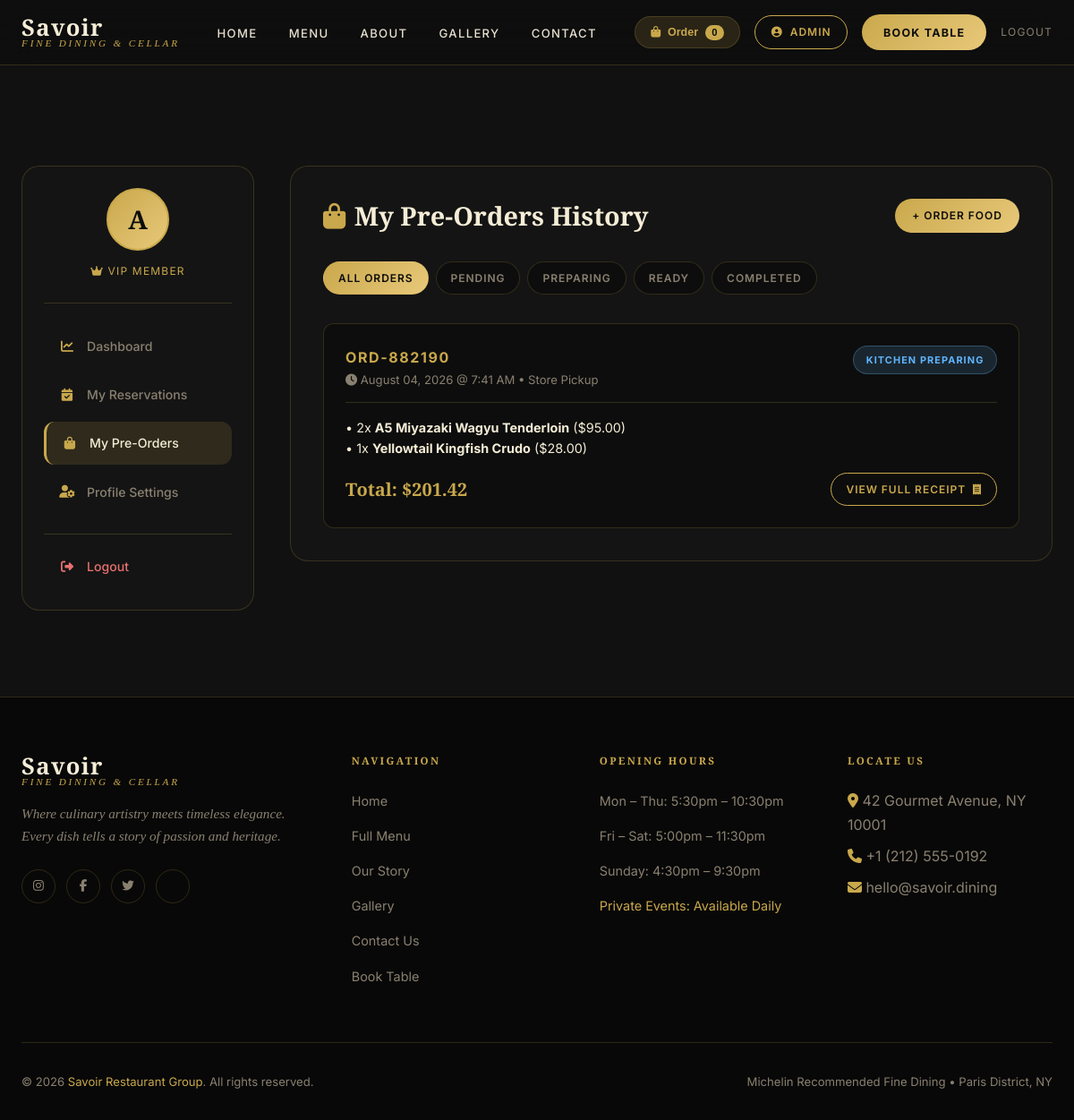
Page /my-orders/ (signed in) on the earlier database version.
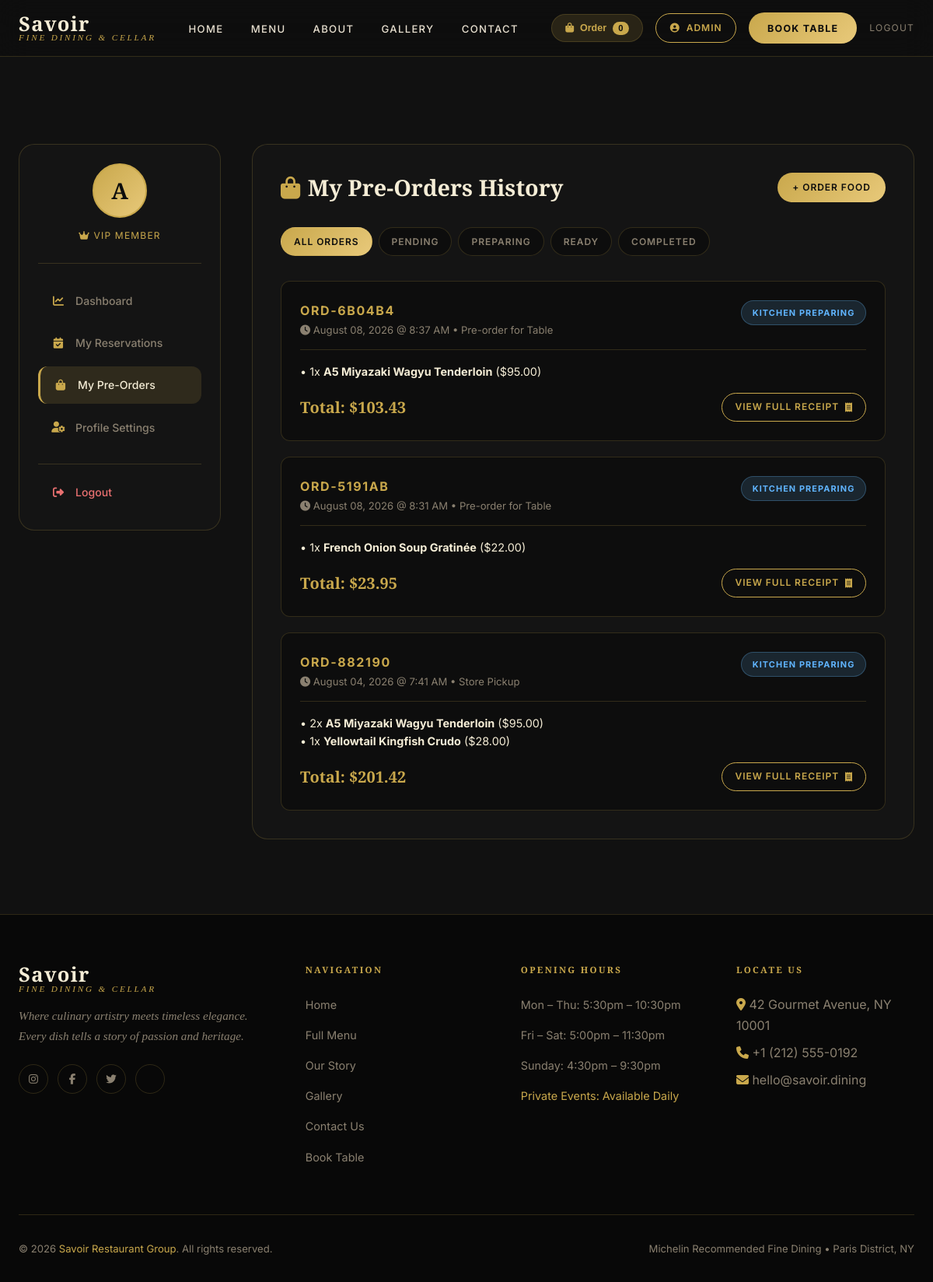
Same page on the later database version.
### User_Dashboard/models.py (models this page shows, shortened)
class Order(models.Model):
    TYPE_CHOICES = [
        ('pickup',   'Store Pickup'),
        ('delivery', 'Home Delivery'),
        ('dine_in',  'Pre-order for Table'),
    ]
    STATUS_CHOICES = [
        ('pending',   'Pending Confirmation'),
        ('preparing', 'Kitchen Preparing'),
        ('ready',     'Ready / Out for Delivery'),
        ('completed', 'Completed'),
        ('cancelled', 'Cancelled'),
    ]
    user             = models.ForeignKey(User, on_delete=models.SET_NULL, null=True, blank=True, related_name='orders')
    order_ref        = models.CharField(max_length=20, unique=True, default=generate_order_ref)
    customer_name    = models.CharField(max_length=200)
    customer_email   = models.EmailField()
    customer_phone   = models.CharField(max_length=20)
    order_type       = models.CharField(max_length=20, choices=TYPE_CHOICES, default='pickup')
    delivery_address = models.TextField(blank=True)
    status           = models.CharField(max_length=20, choices=STATUS_CHOICES, default='pending')
    subtotal         = models.DecimalField(max_digits=10, decimal_places=2, default=0.00)
    tax              = models.DecimalField(max_digits=10, decimal_places=2, default=0.00)
    total_price      = models.DecimalField(max_digits=10, decimal_places=2, default=0.00)
    notes            = models.TextField(blank=True)
    created_at       = models.DateTimeField(auto_now_add=True)
    class Meta:
        ordering = ['-created_at']

class OrderItem(models.Model):
    order      = models.ForeignKey(Order, on_delete=models.CASCADE, related_name='items')
    menu_item  = models.ForeignKey(MenuItem, on_delete=models.SET_NULL, null=True, blank=True)
    item_name  = models.CharField(max_length=200)
    unit_price = models.DecimalField(max_digits=8, decimal_places=2)
    quantity   = models.PositiveIntegerField(default=1)

### User_Dashboard/views.py (the view)
# urls.py: path('my-orders/',                   views.my_orders,           name='my_orders'),
@login_required
def my_orders(request):
    status_filter = request.GET.get('status', 'all')
    orders = Order.objects.filter(user=request.user)
    if status_filter != 'all':
        orders = orders.filter(status=status_filter)
    return render(request, 'my-orders.html', {
        'orders':        orders,
        'status_filter': status_filter,
    })

### templates/my-orders.html (shortened to what this page needs)
{% extends 'base.html' %}
{% block content %}
<section class="dash-section">
  <div class="container">
    <div class="dash-layout">
      <aside class="dash-sidebar fade-in">
        <div class="dash-user-card">
          <div class="dash-avatar">
            {% if user.profile.profile_photo %}
              <img src="{{ user.profile.profile_photo.url }}" alt="{{ user.first_name }}" />
            {% else %}
              {{ user.first_name|default:user.username|slice:":1"|upper }}
            {% endif %}
          </div>
          <div class="dash-user-role"><i class="fas fa-crown"></i> VIP Member</div>
        </div>
        <ul class="dash-nav">
          <li><a href="{% url 'dashboard' %}"><i class="fas fa-chart-line"></i> Dashboard</a></li>
          <li><a href="{% url 'my_reservations' %}"><i class="fas fa-calendar-check"></i> My Reservations</a></li>
          <li><a href="{% url 'my_orders' %}" class="active"><i class="fas fa-shopping-bag"></i> My Pre-Orders</a></li>
          <li><a href="{% url 'profile' %}"><i class="fas fa-user-cog"></i> Profile Settings</a></li>
          <li style="margin-top:1rem; border-top:1px solid var(--border); padding-top:0.75rem;">
            <a href="{% url 'logout' %}" style="color:#e87070"><i class="fas fa-sign-out-alt" style="color:#e87070"></i> Logout</a>
          </li>
        </ul>
      </aside>
      <main class="orders-card fade-in">
        <div class="orders-header">
          <h2><i class="fas fa-shopping-bag"></i> My Pre-Orders History</h2>
          <a href="{% url 'menu' %}" class="btn btn-gold" style="padding:0.55rem 1.2rem; font-size:0.75rem;">
            + Order Food
          </a>
        </div>
        <div class="status-tabs">
          <a href="{% url 'my_orders' %}?status=all" class="status-tab-btn {% if status_filter == 'all' %}active{% endif %}">All Orders</a>
          <a href="{% url 'my_orders' %}?status=pending" class="status-tab-btn {% if status_filter == 'pending' %}active{% endif %}">Pending</a>
          <a href="{% url 'my_orders' %}?status=preparing" class="status-tab-btn {% if status_filter == 'preparing' %}active{% endif %}">Preparing</a>
          <a href="{% url 'my_orders' %}?status=ready" class="status-tab-btn {% if status_filter == 'ready' %}active{% endif %}">Ready</a>
          <a href="{% url 'my_orders' %}?status=completed" class="status-tab-btn {% if status_filter == 'completed' %}active{% endif %}">Completed</a>
        </div>
        {% if orders %}
          <div class="order-list">
            {% for ord in orders %}
            <article class="order-item-card">
              <div class="order-top-row">
                <div>
                  <div class="order-ref-code">{{ ord.order_ref }}</div>
                  <div class="order-date-text"><i class="fas fa-clock"></i> {{ ord.created_at|date:"F d, Y @ g:i A" }} • {{ ord.get_order_type_display }}</div>
                </div>
                <span class="status-tag status-{{ ord.status }}">{{ ord.get_status_display }}</span>
              </div>
              <div class="order-dishes-summary">
                {% for item in ord.items.all %}
                  <span>• {{ item.quantity }}x <strong>{{ item.item_name }}</strong> (${{ item.unit_price }})</span>{% if not forloop.last %}<br>{% endif %}
                {% empty %}
                  <span>Pre-order summary items</span>
                {% endfor %}
              </div>
              <div class="order-bottom-row">
                <div class="order-price-tag">Total: ${{ ord.total_price }}</div>
                <a href="{% url 'order_details' ref=ord.order_ref %}" class="btn btn-outline" style="padding:0.45rem 1rem; font-size:0.75rem;">
                  View Full Receipt <i class="fas fa-receipt"></i>
                </a>
              </div>
            </article>
            {% endfor %}
          </div>
        {% endif %}
      </main>
    </div>
  </div>
</section>
{% endblock %}

### templates/base.html (shortened to what this page needs)
<!DOCTYPE html>
<html lang="en">
<head>
  <link rel="stylesheet" href="https://cdnjs.cloudflare.com/ajax/libs/font-awesome/6.5.0/css/all.min.css" />
</head>
<body>
<nav class="navbar" id="navbar" role="navigation" aria-label="Main navigation">
  <div class="container navbar-inner">
    <a href="{% url 'index' %}" class="navbar-brand" id="nav-logo">
      <span class="brand-name">Savoir</span>
      <span class="brand-tagline">Fine Dining & Cellar</span>
    </a>
    <ul class="navbar-links" id="nav-links">
      <li><a href="{% url 'index' %}" id="nav-home" {% if request.resolver_match.url_name == 'index' %}class="active"{% endif %}>Home</a></li>
      <li><a href="{% url 'menu' %}" id="nav-menu" {% if request.resolver_match.url_name == 'menu' or request.resolver_match.url_name == 'dish_detail' %}class="active"{% endif %}>Menu</a></li>
      <li><a href="{% url 'about' %}" id="nav-about" {% if request.resolver_match.url_name == 'about' %}class="active"{% endif %}>About</a></li>
      <li><a href="{% url 'gallery' %}" id="nav-gallery" {% if request.resolver_match.url_name == 'gallery' %}class="active"{% endif %}>Gallery</a></li>
      <li><a href="{% url 'contact' %}" id="nav-contact" {% if request.resolver_match.url_name == 'contact' %}class="active"{% endif %}>Contact</a></li>
    </ul>
    <div class="navbar-actions">
      <button class="cart-btn-trigger" id="cart-trigger-btn" onclick="toggleCartDrawer()">
        <i class="fas fa-shopping-bag"></i> Order <span class="cart-badge" id="cart-count">0</span>
      </button>
      {% if user.is_authenticated %}
        <a href="{% url 'profile' %}" class="btn btn-outline" style="padding:0.5rem 1.1rem; font-size:0.75rem;" id="nav-profile-btn">
          <i class="fas fa-user-circle"></i> {{ user.first_name|default:user.username }}
        </a>
        <a href="{% url 'reservation' %}" class="navbar-reserve" id="nav-cta">Book Table</a>
        <a href="{% url 'logout' %}" style="font-size:0.75rem; color:var(--text-muted); text-transform:uppercase; letter-spacing:0.1em;" id="nav-logout-btn">
          Logout
        </a>
      {% endif %}
    </div>
  </div>
</nav>
<main id="main-content">
  {% block content %}{% endblock %}
</main>
<footer role="contentinfo">
  <div class="container">
    <div class="footer-grid">
      <div class="footer-brand">
        <div class="navbar-brand">
          <span class="brand-name">Savoir</span>
          <span class="brand-tagline">Fine Dining & Cellar</span>
        </div>
        <p>Where culinary artistry meets timeless elegance. Every dish tells a story of passion and heritage.</p>
        <div class="footer-social">
          <a href="#" aria-label="Instagram"><i class="fab fa-instagram"></i></a>
          <a href="#" aria-label="Facebook"><i class="fab fa-facebook-f"></i></a>
          <a href="#" aria-label="Twitter"><i class="fab fa-twitter"></i></a>
          <a href="#" aria-label="TripAdvisor"></a>
        </div>
      </div>
      <div class="footer-col">
        <h4>Navigation</h4>
        <ul>
          <li><a href="{% url 'index' %}">Home</a></li>
          <li><a href="{% url 'menu' %}">Full Menu</a></li>
          <li><a href="{% url 'about' %}">Our Story</a></li>
          <li><a href="{% url 'gallery' %}">Gallery</a></li>
          <li><a href="{% url 'contact' %}">Contact Us</a></li>
          <li><a href="{% url 'reservation' %}">Book Table</a></li>
        </ul>
      </div>
      <div class="footer-col">
        <h4>Opening Hours</h4>
        <ul>
          <li><a>Mon – Thu: 5:30pm – 10:30pm</a></li>
          <li><a>Fri – Sat: 5:00pm – 11:30pm</a></li>
          <li><a>Sunday: 4:30pm – 9:30pm</a></li>
          <li><a style="color:var(--gold)">Private Events: Available Daily</a></li>
        </ul>
      </div>
      <div class="footer-col footer-info">
        <h4>Locate Us</h4>
        <p style="color:var(--text-muted)"><i class="fas fa-map-marker-alt" style="color:var(--gold)"></i> 42 Gourmet Avenue, NY 10001</p>
        <p style="color:var(--text-muted); margin: 0.5rem 0;"><i class="fas fa-phone" style="color:var(--gold)"></i> +1 (212) 555-0192</p>
        <p style="color:var(--text-muted)"><i class="fas fa-envelope" style="color:var(--gold)"></i> hello@savoir.dining</p>
      </div>
    </div>
    <div class="footer-bottom">
      <p>© 2026 <span>Savoir Restaurant Group</span>. All rights reserved.</p>
      <p>Michelin Recommended Fine Dining • Paris District, NY</p>
    </div>
  </div>
</footer>
</body>
</html>

### templates/my-orders.html (style rules this page uses)
.dash-section { padding: 7rem 0 6rem; background: var(--bg-section); min-height: 85vh; }
.dash-layout { display: grid; grid-template-columns: 260px 1fr; gap: 2.5rem; align-items: start; }
.dash-sidebar { background: var(--bg-card); border: 1px solid var(--border); border-radius: var(--radius-lg); padding: 1.5rem; position: sticky; top: 100px; }
.dash-user-card { text-align: center; padding-bottom: 1.5rem; margin-bottom: 1.5rem; border-bottom: 1px solid var(--border); }
.dash-avatar { width: 70px; height: 70px; border-radius: 50%; background: linear-gradient(135deg, var(--gold), var(--gold-light)); color: var(--bg-dark); display: flex; align-items: center; justify-content: center; font-family: var(--font-heading); font-size: 1.8rem; font-weight: 700; margin: 0 auto 0.8rem; border: 2px solid var(--gold); overflow: hidden; }
.dash-user-role { font-size: 0.75rem; color: var(--gold); text-transform: uppercase; letter-spacing: 0.1em; }
.dash-nav { list-style: none; display: flex; flex-direction: column; gap: 0.4rem; }
.dash-nav a { display: flex; align-items: center; gap: 0.75rem; padding: 0.75rem 1rem; border-radius: var(--radius); color: var(--text-muted); font-size: 0.88rem; font-weight: 500; transition: all 0.3s ease; }
.dash-nav a i { width: 20px; color: var(--gold); text-align: center; }
.dash-nav a:hover, .dash-nav a.active { background: var(--gold-dim); color: var(--cream); border-left: 3px solid var(--gold); }
.orders-card { background: var(--bg-card); border: 1px solid var(--border); border-radius: var(--radius-lg); padding: 2.25rem; }
.orders-header { display: flex; justify-content: space-between; align-items: center; margin-bottom: 2rem; flex-wrap: wrap; gap: 1rem; }
.orders-header h2 { font-family: var(--font-heading); font-size: 1.8rem; color: var(--cream); display: flex; align-items: center; gap: 0.6rem; }
.orders-header h2 i { color: var(--gold); }
.status-tabs { display: flex; gap: 0.5rem; flex-wrap: wrap; margin-bottom: 2rem; }
.status-tab-btn { padding: 0.45rem 1rem; border-radius: 50px; font-size: 0.75rem; font-weight: 600; letter-spacing: 0.08em; text-transform: uppercase; border: 1px solid var(--border); background: var(--bg-dark); color: var(--text-muted); transition: all 0.25s ease; text-decoration: none; }
.status-tab-btn:hover, .status-tab-btn.active { border-color: var(--gold); color: var(--gold); background: var(--gold-dim); }
.status-tab-btn.active { background: linear-gradient(135deg, var(--gold), var(--gold-light)); color: var(--bg-dark); border-color: transparent; }
.order-list { display: flex; flex-direction: column; gap: 1.25rem; }
.order-item-card { background: var(--bg-dark); border: 1px solid var(--border); border-radius: var(--radius); padding: 1.5rem; transition: all 0.3s ease; }
.order-top-row { display: flex; justify-content: space-between; align-items: flex-start; margin-bottom: 1rem; padding-bottom: 0.85rem; border-bottom: 1px solid var(--border); }
.order-ref-code { font-family: var(--font-body); font-size: 1rem; font-weight: 700; color: var(--gold); letter-spacing: 0.1em; }
.order-date-text { font-size: 0.82rem; color: var(--text-muted); }
.order-dishes-summary { font-size: 0.9rem; color: var(--cream); margin-bottom: 1rem; line-height: 1.6; }
.order-bottom-row { display: flex; justify-content: space-between; align-items: center; flex-wrap: wrap; gap: 1rem; }
.order-price-tag { font-family: var(--font-heading); font-size: 1.25rem; color: var(--gold); font-weight: 700; }
.status-tag { font-size: 0.68rem; font-weight: 700; letter-spacing: 0.1em; text-transform: uppercase; padding: 0.35rem 0.85rem; border-radius: 50px; }
.status-preparing { background: rgba(100,180,240,0.15); color: #60B5FF; border: 1px solid rgba(100,180,240,0.3); }

Differences in the rows shown:
added Order: order_ref "ORD-6B04B4", created_at "August 08, 2026 @ 8:37 AM", order_type "Pre-order for Table", status "KITCHEN PREPARING", total_price "103.43"
added OrderItem: quantity "1", item_name "A5 Miyazaki Wagyu Tenderloin", unit_price "95.00", shown under "ORD-6B04B4"
added Order: order_ref "ORD-5191AB", created_at "August 08, 2026 @ 8:31 AM", order_type "Pre-order for Table", status "KITCHEN PREPARING", total_price "23.95"
added OrderItem: quantity "1", item_name "French Onion Soup Gratinée", unit_price "22.00", shown under "ORD-5191AB"
